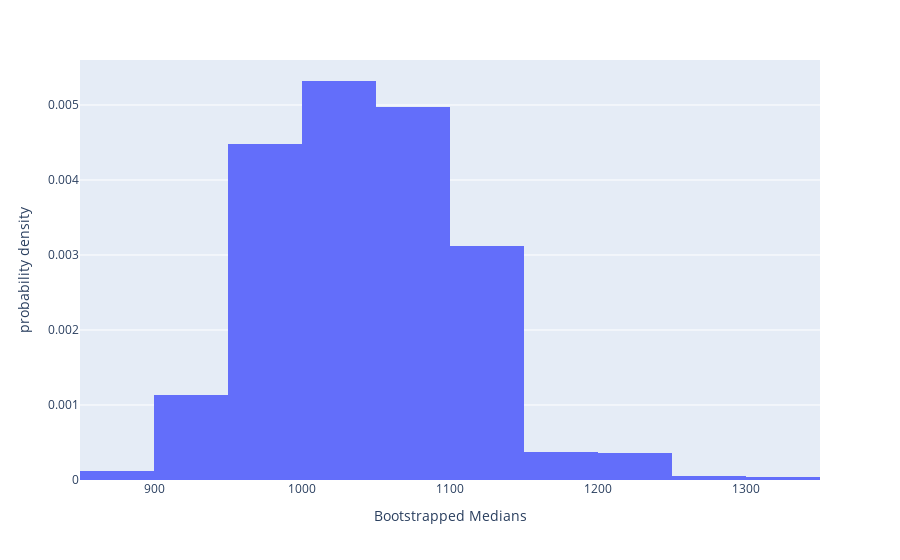

Notebook code cell kept with this figure:
### Markdown cell above
### Q9: Estimate the sampling distributions of sample median of paid claims by taking 1000 samples and produce an appropriate visualization.
> Hint 1: Remember that your 1000 samples should each match the sample size in the data   
> Hint 2: `bootstrap_sample.median()` may give you an attribute error, use `np.median(bootstrap_sample)` instead
- This will be manually reviewed

### Code cell
np.random.seed(130) # Do NOT change this line - there is randomness when bootstrapping

boot_medians = []
for i in range(1000):
    boot_sample = np.random.choice(autoclaims_csv_asdf['PAID'], 500)
    boot_medians += [np.median(boot_sample)]
boot_medians

fig = px.histogram(pd.DataFrame({"Bootstrapped Medians": boot_medians}), x="Bootstrapped Medians", histnorm='probability density', nbins=12)
fig.show()

### Figure 1 — Plotly figure (JSON) as saved in the notebook; plotly's stock layout.template omitted (floating-point values rounded to 4 significant figures; data arrays with more than 128 entries replaced by an {"elided": "..."} marker saying what was removed)
{"data": [{"alignmentgroup": "True", "bingroup": "x", "histnorm": "probability density", "hovertemplate": "Bootstrapped Medians=%{x}<br>probability density=%{y}<extra></extra>", "legendgroup": "", "marker": {"color": "#636efa", "pattern": {"shape": ""}}, "name": "", "nbinsx": 12, "offsetgroup": "", "orientation": "v", "showlegend": false, "type": "histogram", "x": {"elided": "1000 float values"}, "xaxis": "x", "yaxis": "y"}], "layout": {"barmode": "relative", "legend": {"tracegroupgap": 0}, "margin": {"t": 60}, "xaxis": {"anchor": "y", "domain": [0, 1], "title": {"text": "Bootstrapped Medians"}}, "yaxis": {"anchor": "x", "domain": [0, 1], "title": {"text": "probability density"}}}}
